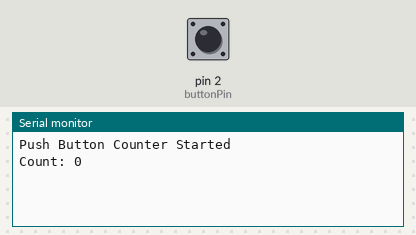
A sketch run on a simulated Arduino Uno, built with avr-gcc and run on an emulated ATmega328P. On the bench: the last lines printed to the serial monitor. The test bench sets the inputs (shaded band); at power-on: pin 2 (buttonPin) LOW.

Above: at 1.2 s.
1.3 s: pin 2 (buttonPin) pulled HIGH for 0.15 s
At 2.5 s:
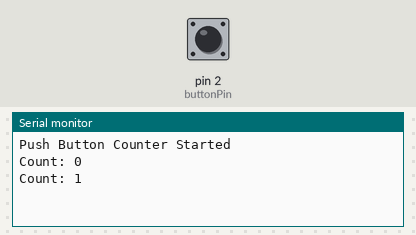
2.9 s: pin 2 (buttonPin) pulled HIGH for 1 s
At 4.0 s:
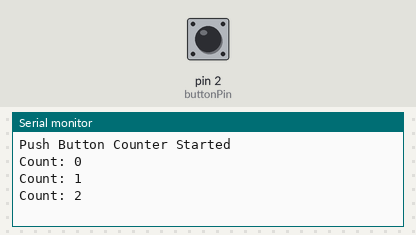
5.4 s: pin 2 (buttonPin) pulled HIGH for 0.15 s
At 5.9 s:
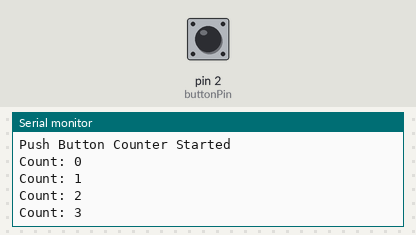
Timing chart, 0 to 8.4 s (numbered marks = the images above; inputs shaded):
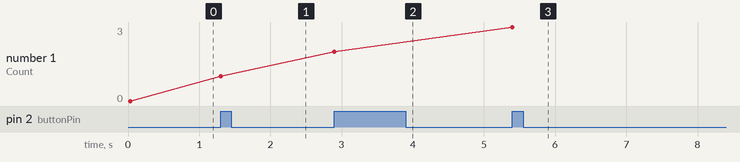

The sketch:

Pushbutton.ino
```cpp
// Codtech Embedded Systems Internship
// Task 1: Push Button Counter


const int buttonPin = 2;     // Pin where the push button is connected
int counter = 0;             // Counter variable
int buttonState = 0;         // Current state of button
int lastButtonState = 0;     // Previous state of button

void setup() {
  pinMode(buttonPin, INPUT);     // Set button pin as input
  Serial.begin(9600);            // Start Serial Monitor
  Serial.println("Push Button Counter Started");
  Serial.print("Count: ");
  Serial.println(counter);
}

void loop() {
  buttonState = digitalRead(buttonPin);  // Read the current state of button

  // Detect rising edge: button just pressed
  if (buttonState == HIGH && lastButtonState == LOW) {
    counter++;                             // Increase counter
    Serial.print("Count: ");              // Print updated count
    Serial.println(counter);
    delay(200);                           // Simple debounce
  }

  lastButtonState = buttonState;  // Save the state for next loop
}
```

Measured:
- after the input at 1.3 s, the serial monitor: prints a new line at once (image 1)
- after the input at 2.9 s, the serial monitor: prints a new line at once (image 2)
- after the input at 5.4 s, the serial monitor: prints a new line at once (image 3)
- plotted number 1: 0 → 1 after the input at 1.3 s, 1 → 2 after the input at 2.9 s, 2 → 3 after the input at 5.4 s
